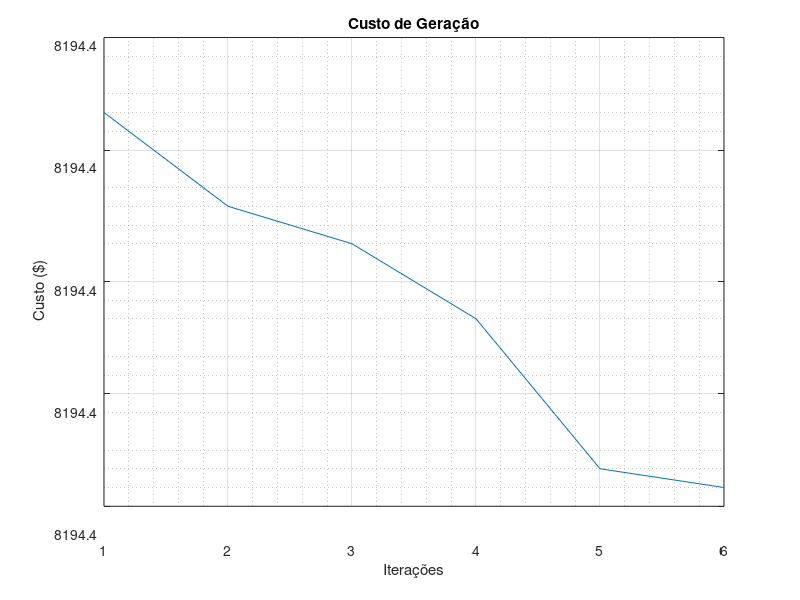

Write the MATLAB code that produced this figure.
clear all
clc
close all

% Primal Afim PPQ

% Matriz Q*x = Gradiente
% Matriz Q = Hessiana
% Desconsidera a constante porque ela só translada a função
% Aumentar Q e A com as variáveis de folga X inseridas 
% Inicia Valor de Alfa:

alfa = 0.995;

% Define a Matriz A:

A = [1 1 1 0 0 0 0 0 0; -1 0 0 1 0 0 0 0 0; 1 0 0 0 1 0 0 0 0; 0 -1 0 0 0 1 0 0 0; 0 1 0 0 0 0 1 0 0; 0 0 -1 0 0 0 0 1 0; 0 0 1 0 0 0 0 0 1];

% Define vetor c:

c = [7.92;7.97;7.85;0;0;0;0;0;0];

% Define Vetor b:

b = [850;-100;600;-50;200;-100;400];

% Define Matriz Q

Q = [2*0.001562 0 0 0 0 0 0 0 0; 0 2*0.00482 0 0 0 0 0 0 0; 0 0 2*0.00194 0 0 0 0 0 0; 0 0 0 0 0 0 0 0 0; 0 0 0 0 0 0 0 0 0; 0 0 0 0 0 0 0 0 0; 0 0 0 0 0 0 0 0 0; 0 0 0 0 0 0 0 0 0; 0 0 0 0 0 0 0 0 0];

x0 = -inv(Q)*c;


uk = 1.5;


if (A*x0) == transpose(b)
    
    if length(x0(x0>=0)) == length(x0)

        display("Pare. Solução Ótima Encontrada")

    end
end
 
iteracoes = 1;

x0 = [500; 100; 250; 350; 150; 50; 100; 200; 100];

Xk = zeros(length(x0),length(x0));

xk = x0;

xx = [xk];

max = 100;

e = ones(1,length(xk));

curva = [];

while(iteracoes<max)
    
    for i=1:length(xk)
        
        Xk(i,i) = xk(i);
        
    end
    
     % Cálculo do vetor estimativa dual
     
    Hk = inv(Q+(uk+1)*inv(Xk)^2);    
    wk = inv(A*Hk*transpose(A))*A*Hk*(Q*xk+c-uk*inv(Xk)*transpose(e));

    % Cálculo do vetor custo relativo

    sk = (Q*xk + c - uk*inv(Xk)*transpose(e)) - transpose(A)*wk;
    
    episolon3 = 0.001;

    % Teste de Otimalidade

    if length(xk(xk>0)) == length(x0)

        if length(sk(sk>-episolon3)) == length(sk)

            if transpose(xk)*sk < episolon3

                display('Solução Ótima Encontrada')
                break
                               
                
                % Teste de Factibilidade

                episolon1 = 0.001;

                episolon2 = 0.1;


                if length(xk(xk>=0)) == length(xk)

                            if norm(A*xk - b)/(norm(b)+1) < episolon1

                            display('Factibilidade Primal Atingida')
                            

                    end
                end

                if length(sk(sk>episolon3)) == length(sk)

                    if  norm(sk)/(norm(Q*xk+c-uk*inv(Xk)*transpose(e))+1) < episolon2

                        display('Factibilidade Dual Atingida')
                        

                    end
                end


            end
            
        end
    end


   % Calculo da Direcao de Translacao

    dxk = -Hk*sk;

    % Teste de Ilimitariedade
    
    if length(dxk(dxk>0)) == length(dxk)

        display('Problema Ilimitado')
        condicao_de_parada=1;

    end
     
    % Teste de Otimalidade dxk
    
    if length(dxk(dxk<episolon3)) == length(dxk)

        display('Solucao Otima Encontrada')
        break
              

            % Teste de Factibilidade

            episolon1 = 0.001;

            episolon2 = 0.1;


            if length(xk(xk>=0)) == length(xk)

                        if norm(A*xk - b)/(norm(b)+1) < episolon1

                    display('Factibilidade Primal Atingida')

                end
            end

            if length(sk(sk>=0)) == length(sk)

                if  norm(sk)/(norm(Q*xk+c-uk*inv(Xk)*transpose(e))+1) < episolon2

                    display('Factibilidade Dual Atingida')
                 
                end
            end

    end

     % Cálculo do Comprimento do Passo:

    alfak2 = (-transpose(dxk)*(Q*xk+c))/(transpose(dxk)*Q*dxk);

    alfak1 = min(-alfa*xk(dxk<0)./dxk(dxk<0));

    alfak = alfa*min(alfak1,alfak2);

    if length(alfak1) == 0

        alfak = alfak2;

    end

    % Nova Solução:

    xk = xk + alfak*dxk;
    
    uk = uk/2;
      
    iteracoes=iteracoes+1;
    
    curva=[curva,(transpose(xk)*Q*xk/2)+(transpose(c)*xk)+561+78+310];

end


display('Solução [MW]')
disp(['Gerador 1: ' num2str(xk(1))])
disp(['Gerador 2: ' num2str(xk(2))])
disp(['Gerador 3: ' num2str(xk(3))])

display(['Função Objetivo [$]: ',num2str((transpose(xk)*Q*xk/2)+(transpose(c)*xk)+561+78+310)])

plot(curva)
grid on
grid minor
title('Custo de Geração')
xlabel('Iterações')
ylabel('Custo ($)')